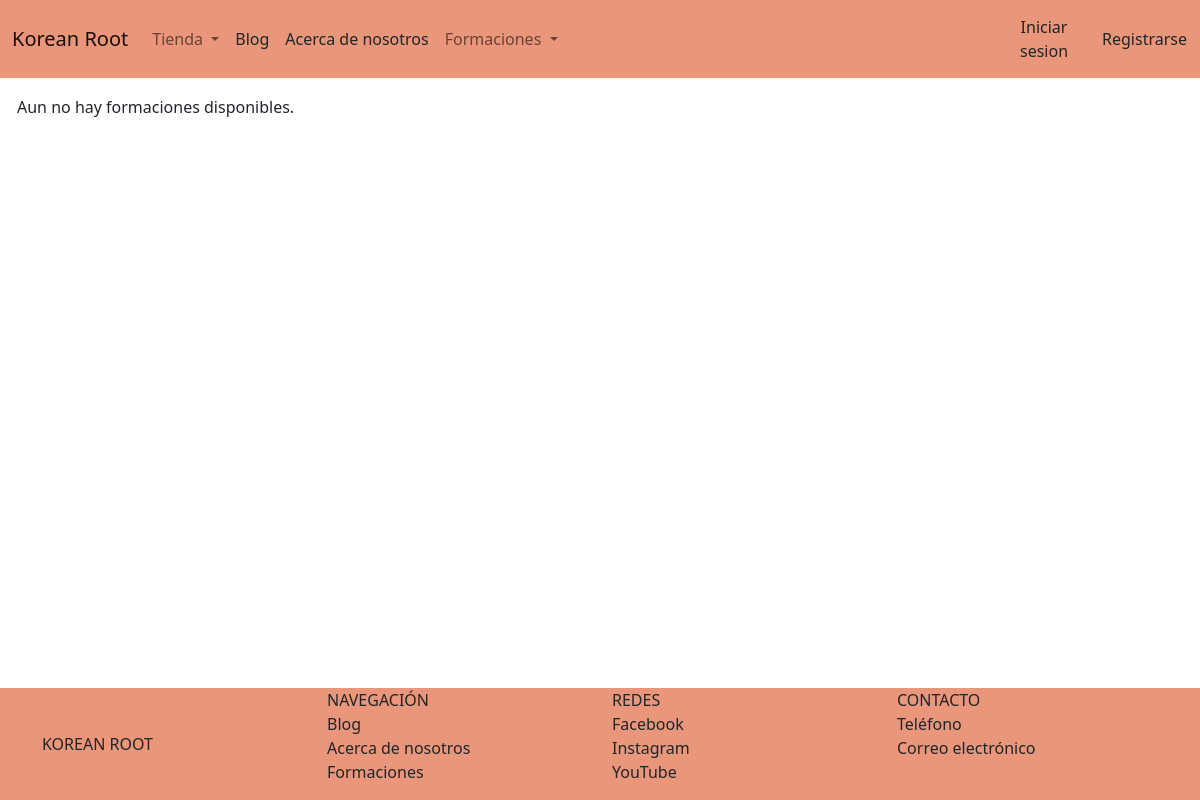
Before: /tienda/capacitaciones/ with the older database file.
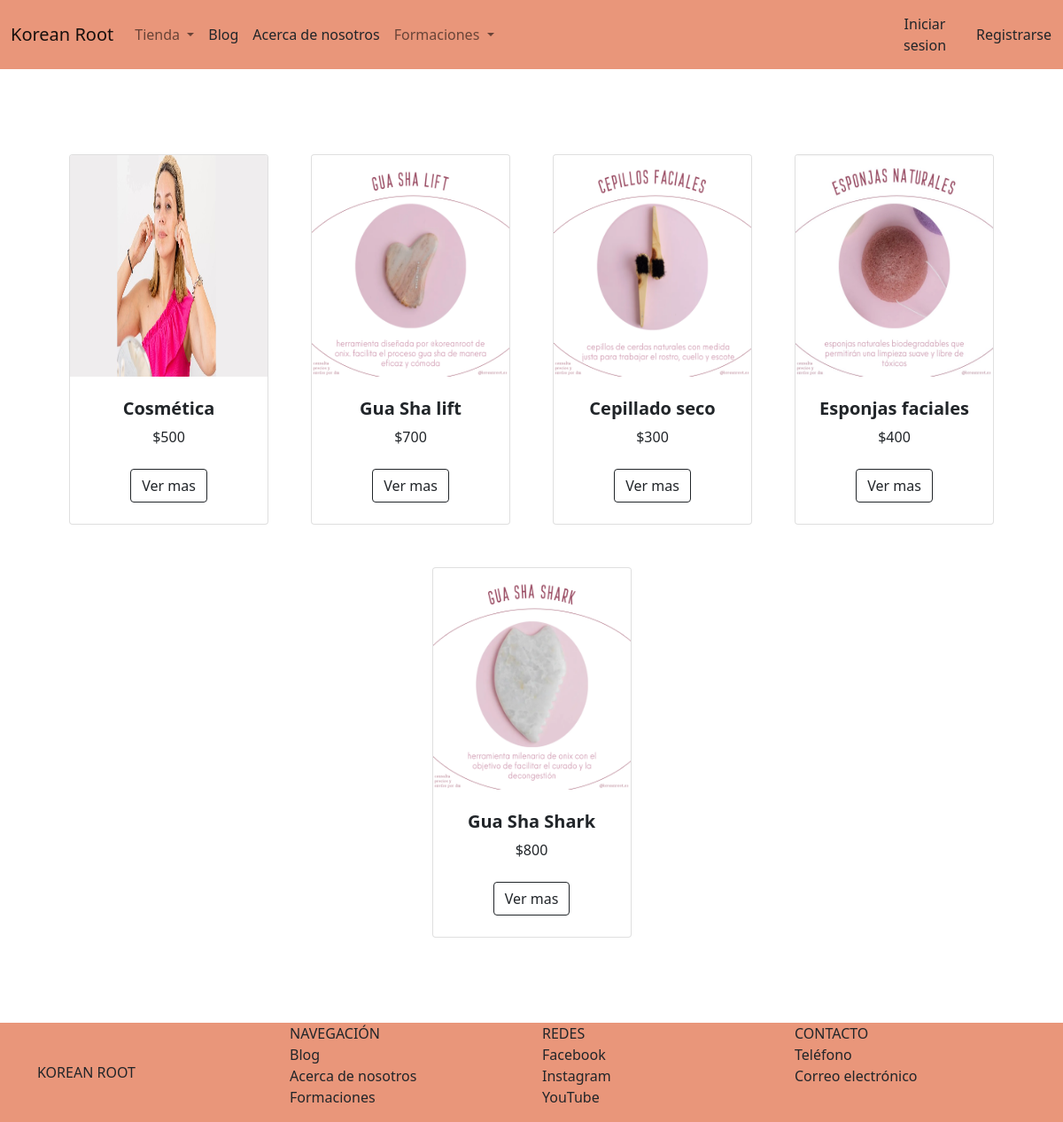
After: the same page with the newer database file.
### AppTienda/models.py (models this page shows, shortened)
class Capacitacion(models.Model):
    nombre = models.CharField(max_length=50)
    precio = models.IntegerField()
    descripcion = models.TextField()
    fecha_inicio = models.DateField(auto_now=False, auto_now_add=False, null = True, blank = True)
    imagen_miniatura = models.ImageField(upload_to='miniaturas_capacitaciones', default = 'miniaturacapacitaciondefault.jpg')
    imagen_portada = models.ImageField(upload_to='portadas_capacitaciones', default = 'portadacapacitaciondefault.jpg')
    link_capacitacion = models.CharField(max_length=255)

### AppTienda/views.py (the view)
# urls.py: path('capacitaciones/', views.capacitaciones, name="capacitaciones"),
def capacitaciones(request):
      cursos_lista = Capacitacion.objects.all()
      if cursos_lista.count() <= 0:
            messages.error(request, 'Aun no hay formaciones disponibles.')
      return render(request, 'AppTienda/formacion.html', {'cursos_lista': cursos_lista})

### AppTienda/templates/AppTienda/formacion.html
{% extends 'AppTienda/padre.html' %}
{% load static %}
{% block contenidoQueCambia %}
<section class="py-5">
    <div class="container px-4 px-lg-5 mt-5">
        <div class="row gx-4 gx-lg-5 row-cols-2 row-cols-md-3 row-cols-xl-4 justify-content-center">
            {% for curso in cursos_lista %}
                <div class="col mb-5">
                    <div class="card h-100">
                        <img class="card-img-top" src="{{curso.imagen_miniatura.url}}" alt="..." height="250" />
                        <div class="card-body p-4">
                            <div class="text-center">
                                <h5 class="fw-bolder">{{curso.nombre}}</h5>
                                ${{curso.precio}}
                            </div>
                        </div>
                        <div class="card-footer p-4 pt-0 border-top-0 bg-transparent">
                            <div class="text-center"><a class="btn btn-outline-dark mt-auto" href="{% url 'capacitacion_detalle' id=curso.id %}">Ver mas</a></div>
                        </div>
                    </div>
                </div>
            {% endfor %}
        </div>
    </div>
</section>
{% endblock %}

### AppTienda/templates/AppTienda/padre.html (shortened to what this page needs)
<!doctype html>
<html lang="en">
  <head>
    {% load static %}
    <link href="https://cdn.jsdelivr.net/npm/bootstrap@5.1.3/dist/css/bootstrap.min.css" rel="stylesheet">
  </head>
  <body class="body">
        <nav class="navbar navbar-expand-sm navbar-light" style="background-color:darksalmon">
            <div class="container">
            <a href="{% url 'blog:Inicio' %}" class="navbar-brand mb-0 h1" style="text-emphasis-color: aliceblue; margin-right: 1rem;">Korean Root</a>
            <div class="collapse navbar-collapse" id="navbarNav">
                <ul class="navbar-nav">
                    <li class="nav-item dropdown">
                        <a href="#"
                        class="nav-link dropdown-toggle"
                        id="navbarDropdown"
                        role="button"
                        data-bs-toggle="dropdown"
                        aria-expanded="false"
                        >Tienda
                        </a>
                    </li>
                    <li class="nav-item active">
                        <a
                        href="{% url 'blog:lista_publicaciones' %}"
                        class="nav-link"
                        style="text-decoration: none; color:inherit;"
                        >
                        Blog
                    </a>
                </li>
                    <li
                    class="nav-item active">
                    <a
                    href="{% url 'acerca_de_nosotros' %}"
                    class="nav-link"
                    style="text-decoration: none; color:inherit;"
                    >
                    Acerca de nosotros
                </a>
            </li>
                    <li class="nav-item dropdown">
                      <a href="#"
                      class="nav-link dropdown-toggle"
                      id="navbarDropdown"
                      role="button"
                      data-bs-toggle="dropdown"
                      aria-expanded="false"
                      >Formaciones
                      </a>
                </ul>
            </div>
            </div>
            {% if user.is_authenticated %}
              <div class="d-grid gap-2 d-sm-flex justify-content-end" style="width: 6rem; margin-right: 2rem;">
                <button
                class="btn btn-outline"
                type="button"
                style="text-decoration: none; color:inherit;"
                >
                <a
                    href="{% url 'carrito' %}"
                    style="text-decoration: none; color:inherit;"
                    >
                    Carrito
                </a>
                </button>
                <button class="btn btn-outline" type="button" style="width: 6rem; ">
                    <a
                    href="{% url 'logout' %}"
                    style="text-decoration: none; color:inherit;"
                    >
                    Cerrar sesion
                    </a>
                </button>
              </div>
            {% else %}
              <div class="d-grid gap-2 d-sm-flex justify-content-end" style="width: 5rem;">
                  <button class="btn btn-outline" type="button">
                    <a
                    href="{% url 'login' %}"
                    style="text-decoration: none; color:inherit;"
                    >
                    Iniciar sesion
                    </a>
                  </button>
                  <button
                    class="btn btn-outline"
                    type="button"
                    style="text-decoration: none; color:inherit;"
                    >
                    <a
                      href="{% url 'registro_usuario' %}"
                      style="text-decoration: none; color:inherit;"
                      >
                      Registrarse
                    </a>
                  </button>
              </div>
            {% endif %}
        </nav>
    {% if messages %}
        {% for mensaje in messages %}
            <div class="alert alert-{{ mensaje.tags }}">{{mensaje}}</div>
        {% endfor %}
    {% endif %}
    {% block contenidoQueCambia %}
    {% endblock %}
    <footer
    class="footer"
    >
      <div class="container">
        <nav class="row">
          <a href="{% url 'blog:Inicio' %}"
          class="col-3 text-reser text-uppercase d-flex align-items-center"
          style="text-decoration: none; color:inherit;"
          >
            Korean Root
          </a>
          <ul class="col-3 list-unstyled">
            <li class="font-weight-bold text-uppercase">Navegación</li>
            <li><a href="{% url 'blog:lista_publicaciones' %}" class="text-reset" style="text-decoration: none; color:inherit;">Blog</a></li>
            <li><a href="{% url 'acerca_de_nosotros' %}" class="text-reset" style="text-decoration: none; color:inherit;">Acerca de nosotros</a></li>
            <li><a href="{% url 'capacitaciones' %}" class="text-reset" style="text-decoration: none; color:inherit;">Formaciones</a></li>
          </ul>
          <ul class="col-3 list-unstyled">
            <li class="font-weight-bold text-uppercase" style="text-decoration: none; color:inherit;">Redes</li>
            <li><a href="https://www.facebook.com/koreanroot" class="text-reset" style="text-decoration: none; color:inherit;">Facebook</a></li>
            <li><a href="https://instagram.com/koreanroot" class="text-reset" style="text-decoration: none; color:inherit;">Instagram</a></li>
            <li><a href="https://www.youtube.com/channel/UC8QQf5m4bq_b639ss8gnnDg" class="text-reset" style="text-decoration: none; color:inherit;">YouTube</a></li>
          </ul>
          <ul class="col-3 list-unstyled">
            <li class="font-weight-bold text-uppercase" style="text-decoration: none; color:inherit;">Contacto</li>
            <li><a href="tel:3424234054" class="text-reset" style="text-decoration: none; color:inherit;">Teléfono</a></li>
            <li><a href="thekoreanroot@gmail.com" class="text-reset" style="text-decoration: none; color:inherit;">Correo electrónico</a></li>
          </ul>
        </nav>
      </div>
    </footer>
  </body>
</html>

### AppTienda/templates/AppTienda/padre.html (style rules this page uses)
.body { background-color:rgb(255, 255, 255); display: flex; flex-direction: column; min-height: 100vh; }
.footer { background-color: darksalmon; position: relative; margin-top: auto; clear:both; }

Changed rows visible on the page:
added Capacitacion: imagen_miniatura (picture), nombre "Cosmética", precio "500"
added Capacitacion: imagen_miniatura (picture), nombre "Gua Sha lift", precio "700"
added Capacitacion: imagen_miniatura (picture), nombre "Cepillado seco", precio "300"
added Capacitacion: imagen_miniatura (picture), nombre "Esponjas faciales", precio "400"
added Capacitacion: imagen_miniatura (picture), nombre "Gua Sha Shark", precio "800"
Other visible differences:
list line gone: "Aun no hay formaciones disponibles."
